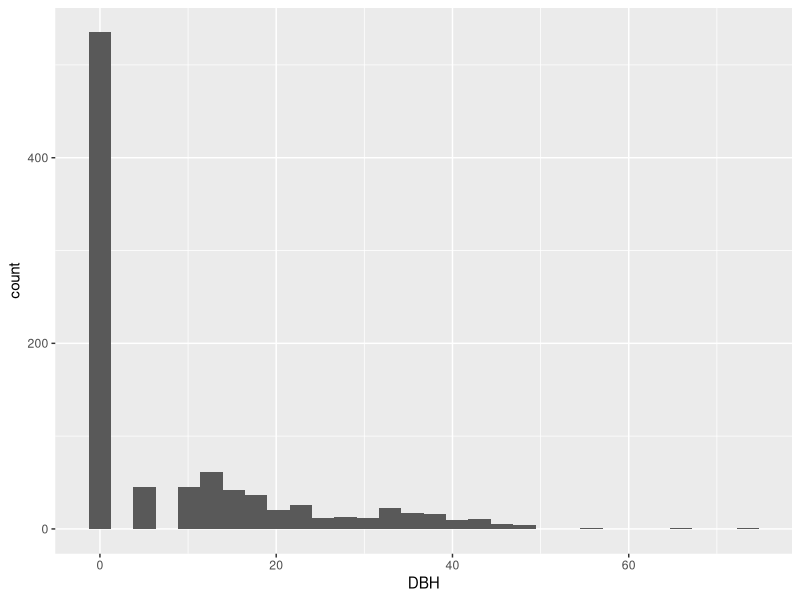

This chart was generated by the following R code:
## ---- chunk 1
rm(list = ls())
library(dplyr)
library(tidyr)
library(ggplot2)
## ---- chunk 2
DF<-read.csv("Data/forests.csv")
## ---- chunk 3
ggplot(DF, aes(DBH))+
   geom_histogram()
## ---- chunk 4
big<-filter(DF, DBH >= 60)
big
## ---- chunk 5
species<-levels(DF$Species)
species
## ---- chunk 6
trees<-filter(DF, Type == "tree")
seedsap<-filter(DF, Type != "tree")
## ---- chunk 7
APP_t<-400 #AreaPerPlot = 400m2 per forest plot
## ---- chunk 8
PerP<-trees %>% group_by(Forest, PlotID) %>% summarise(
  treesPerP = length(Species)
)
## ---- chunk 9
PerP<-PerP %>% mutate(
  DensPerPlot = treesPerP/APP_t
)
## ---- chunk 10
PerP<-PerP %>% mutate(
  DensPerHect=DensPerPlot*25
)
## ---- chunk 11
ImportancePerPlot<-trees %>% group_by(Forest, PlotID, Species) %>% summarise(
  Number = length(Species)
)
## ---- chunk 12
ImportancePerPlot<-ImportancePerPlot %>% mutate(
  PlotDensity = Number/APP_t
)
## ---- chunk 13
ImportancePerPlot<-left_join(ImportancePerPlot, PerP, by = c("Forest", "PlotID"))
## ---- chunk 14
#drop density per hectare
ImportancePerPlot<-select(ImportancePerPlot, -c(treesPerP,DensPerHect))
#now rename
ImportancePerPlot<-rename(ImportancePerPlot, dens_in_plot = PlotDensity, total_density = DensPerPlot )
## ---- chunk 15
ImportancePerPlot<-ImportancePerPlot %>% mutate(
  RelDen = (dens_in_plot/total_density)*100
)
## ---- chunk 16
trees<-trees %>% mutate(
  BA = (pi*((DBH/2)*(DBH/2)))
)

## ---- chunk 17
Dominance<-trees %>% group_by(Forest, PlotID) %>% summarize(
  TotBA = sum(BA),
  Dom = sum(BA)/APP_t
)
## ---- chunk 18
PerP$TotBA = Dominance$TotBA
PerP$TotDom=Dominance$Dom
## ---- chunk 19
DomPerSp<-trees %>% group_by(Forest, PlotID, Species) %>% summarize(
  BA = sum(BA),
  Dom = sum(BA)/APP_t
)
## ---- chunk 20
ImportancePerPlot<-left_join(ImportancePerPlot, DomPerSp)
## ---- chunk 21
ImportancePerPlot<-left_join(ImportancePerPlot, PerP, by = c("Forest", "PlotID"))
## ---- chunk 22
#drop unneeded variables
ImportancePerPlot<-select(ImportancePerPlot, -c(treesPerP,DensPerPlot, DensPerHect, TotBA))

## ---- chunk 23
ImportancePerPlot<-ImportancePerPlot %>% mutate(
  RelDom = 100*(Dom/TotDom)
)
## ---- chunk 24
APQ_ss<-30 #30m2 for the 3 seedling/sapling plots
